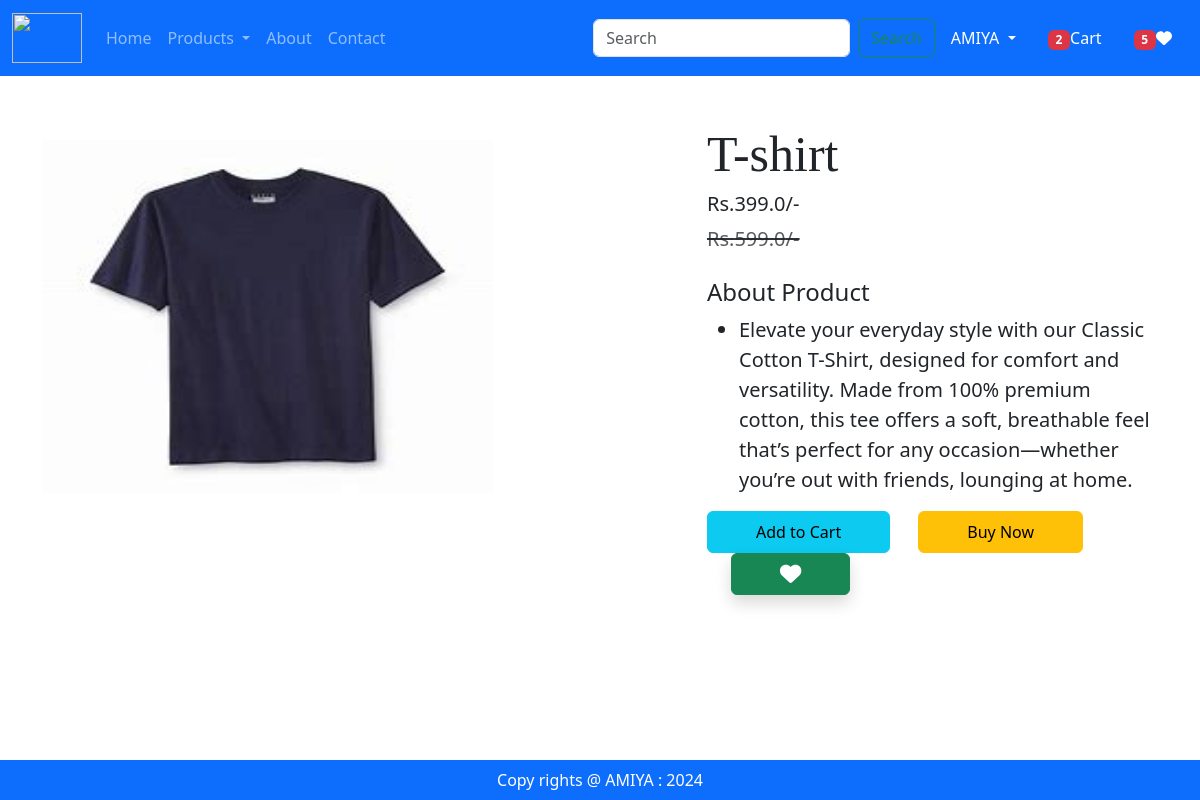
Page /product-detail/1 (signed in) on the committed database.
### app/models.py (models this page shows, shortened)
class Product(models.Model):
    title = models.CharField(max_length=100)
    selling_price = models.FloatField()
    discounted_price = models.FloatField()
    description = models.TextField()
    composition = models.TextField(default='')
    prodapp = models.TextField(default='')
    category = models.CharField(choices=CATEGORY_CHOICES, max_length=2)
    product_image = models.ImageField(upload_to='product')

### app/views.py (the view)
# urls.py: path("product-detail/<int:pk>",views.PoductDetail.as_view(),name='product-detail'),
@method_decorator(login_required,name='dispatch')
class PoductDetail(View):
    def get(self,request,pk):
        product = Product.objects.get(pk=pk)
        wishlist = Wishlist.objects.filter(Q(product=product) & Q(user=request.user))
        totalitem = 0
        wishitem = 0
        if request.user.is_authenticated:
            totalitem = len(Cart.objects.filter(user=request.user))
            wishitem = len(Wishlist.objects.filter(user=request.user))
        return render(request,"app/productdetail.html",locals())

### app/templates/app/productdetail.html (shortened to what this page needs)
{% extends "app/base.html" %}
{% load static %}
{% block main-content %}
    <div class="container">
        <div class="row flex justify-content-between">
            <div class="img2 col-lg-5 mt-5">
                <img src="{{product.product_image.url}}" class="image col-xs-6 col-ms-12 mt-3 text-sm-center w-100 h-75 alt=">
            </div>
            <div class="productdetail col-lg-5 mt-5">
                <h1 style="font-family: Georgia; font-size: 50px;">{{product.title}}</h1>
                <h5>Rs.{{product.discounted_price}}/-</h5>
                <small class="text-decoration-line-through text-muted fs-5"><del>Rs.{{product.selling_price}}/-</small></del>
                <br><br><h4>About Product</h4>
                <ul class="fs-5" style="font-famly: Rajdhani;">
                    <li>{{product.description}}</li>
                </ul>
                <form action="/add-to-cart" class="d-inline">
                    <button type="submit" class="btn btn-info px-5 py-2">Add to Cart</button>
                </form>
                <a href="{% url "showcart" %}" class="btn btn-warning shodow px-5 py-2 ms-4">Buy Now</a>
                {% if wishlist %}
                    <a pid={{product.id}} class="minus-wishlist btn btn-danger shadow px-5 py-2 ms-4"><i class="fas fa-heart fa-lg"></i></a>
                {% else %}
                    <a pid={{product.id}} class="plus-wishlist btn btn-success shadow px-5 py-2 ms-4"><i class="fas fa-heart fa-lg"></i></a>
                {% endif %}
            </div>
        </div>
    </div>
{% endblock main-content %}

### rows in the picture
Product: product_image (picture), title "T-shirt", discounted_price "399.0", selling_price "599.0", description "Elevate your everyday style with our Classic Cotton T-Shirt, designed for comfort and versatility. Made from 100% premium cotton, this tee offers a soft, breathable feel that’s perfect for any occasion—whether you’re out with friends, lounging at home."

### other values in the picture
{{ totalitem }} "2"
{{ wishitem }} "5"
